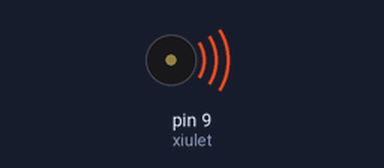
Bench run of a sketch on a simulated Arduino Uno, built with avr-gcc and run on an emulated ATmega328P. Parts: buzzer (waves = sounding).

Above: at 0.1 s.
Timing chart, 0 to 1.6 s (numbered marks = the images above):
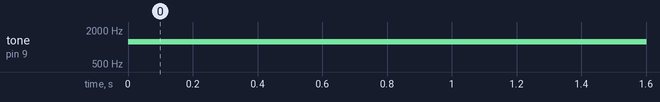

Measured:
- by itself, tone on pin 9 (xiulet): silent → 1250 Hz at 0.00 s

The sketch:

004_Sirena.ino
```cpp
/**********************************************************************************
**                                                                               **
**                                     TÍTOL:                                    **
**                                   004 Sirena                                  **
**                                                                               **
**  NOM: Àlex Boluda Pérez                                      DATA: 14/01/2022 **
**********************************************************************************/

//*********************************** INCLUDE *************************************

//********************************** VARIABLES ************************************
const byte xiulet = 9;            // donar nom al pin 9 de l’Arduino
unsigned long temps = 20;         // definir un temps en ms

//*********************************** SETUP ***************************************
void setup()
{
  pinMode(xiulet, OUTPUT);        // definir el pin 9 com una sortida
}

//************************************ LOOP ***************************************
void loop()
{
  tone(xiulet, 1000, temps);      // xiulet de durada "temps"
  tone(xiulet, 1250, temps);      // xiulet de durada "temps"
}

//********************************** FUNCIONS *************************************
```
